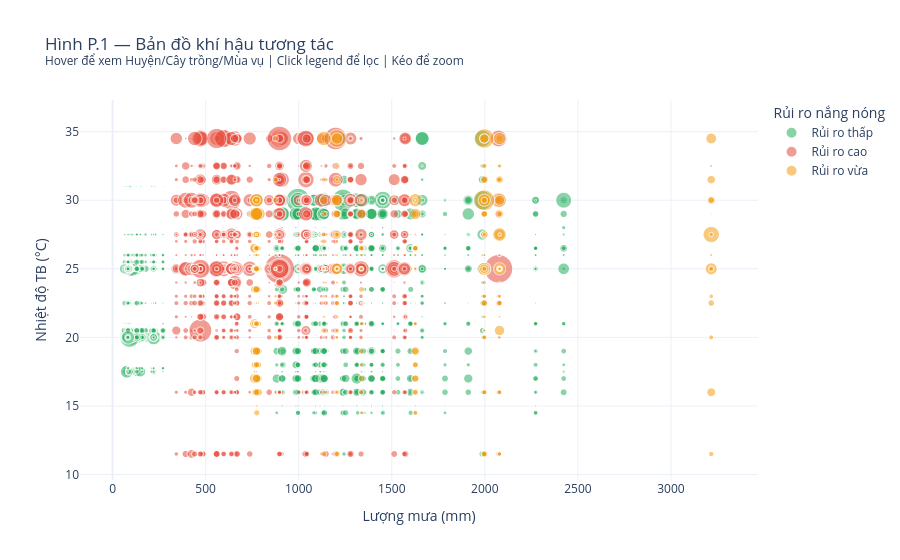

Notebook source saved alongside this figure:
### Markdown cell above
## Phần P — Biểu Đồ Tương Tác (Plotly)

**Mục tiêu:** Chuyển 3 biểu đồ quan trọng sang Plotly để cho phép **hover, lọc, zoom, pan**.  
File HTML được lưu trong thư mục `outputs/` — chèn trực tiếp vào báo cáo HTML.

> **Cài Plotly:** `pip install plotly`  
> Nếu chưa cài, section này sẽ in hướng dẫn và bỏ qua.

### Code cell
# P.1 — Bubble chart tương tác: Lượng mưa × Nhiệt độ × Năng suất × Rủi ro
if HAS_PLOTLY:
    COL_NS_P = "Yield" if "Yield" in df.columns else "Calc_Yield"
    can_p1 = {"Rainfall","Avg Temp","Extreme_Heat_Risk","District","Crop Name",COL_NS_P}
    if kiem_tra_cot(list(can_p1), "P.1", df):
        pld = df[["Rainfall","Avg Temp",COL_NS_P,"Extreme_Heat_Risk","District","Crop Name","Season"]].dropna().copy()
        NHAN_RUI_RO = {"Low Risk":"Rủi ro thấp","Moderate Risk":"Rủi ro vừa",
                       "Medium Risk":"Rủi ro vừa","High Risk":"Rủi ro cao"}
        pld["Mức rủi ro"] = pld["Extreme_Heat_Risk"].map(lambda x: NHAN_RUI_RO.get(x,x))
        MAU_RUI_RO = {"Rủi ro thấp":"#27ae60","Rủi ro vừa":"#f39c12","Rủi ro cao":"#e74c3c"}

        fig_p1 = px.scatter(
            pld, x="Rainfall", y="Avg Temp",
            size=COL_NS_P, size_max=30, color="Mức rủi ro",
            color_discrete_map=MAU_RUI_RO,
            hover_data={"District":True,"Crop Name":True,"Season":True,
                        COL_NS_P:":.2f","Rainfall":":.1f","Avg Temp":":.1f"},
            opacity=0.55,
            title="Hình P.1 — Bản đồ khí hậu tương tác<br>"
                  "<sup>Hover để xem Huyện/Cây trồng/Mùa vụ | Click legend để lọc | Kéo để zoom</sup>",
            labels={"Rainfall":"Lượng mưa (mm)","Avg Temp":"Nhiệt độ TB (°C)",
                    "Mức rủi ro":"Rủi ro nắng nóng", COL_NS_P:"Năng suất (t/ha)"},
            template="plotly_white",
        )
        fig_p1.update_layout(legend=dict(title="Rủi ro nắng nóng"),
                             hoverlabel=dict(bgcolor="white",font_size=11))
        html_p1 = f"{OUTPUT_DIR}/P1_bubble_interactive.html"
        fig_p1.write_html(html_p1, include_plotlyjs="cdn")
        print(f"✅  Hình P.1 đã lưu → {html_p1}")
        fig_p1.show()
else:
    print("ℹ️  Chưa có Plotly — Phần P bị bỏ qua.")
    print("    Cài bằng: pip install plotly")
    print("    Sau đó chạy lại cell này để tạo biểu đồ tương tác.")

### Figure 1 — Plotly figure (JSON) as saved in the notebook; plotly's stock layout.template omitted (floating-point values rounded to 4 significant figures; data arrays with more than 128 entries replaced by an {"elided": "..."} marker saying what was removed)
{"data": [{"customdata": {"elided": "2589x4 mixed values"}, "hovertemplate": "Rủi ro nắng nóng=Rủi ro thấp<br>Lượng mưa (mm)=%{x:.1f}<br>Nhiệt độ TB (°C)=%{y:.1f}<br>Năng suất (t/ha)=%{customdata[3]:.2f}<br>District=%{customdata[0]}<br>Crop Name=%{customdata[1]}<br>Season=%{customdata[2]}<extra></extra>", "legendgroup": "Rủi ro thấp", "marker": {"color": "#27ae60", "opacity": 0.55, "size": {"elided": "2589 float values"}, "sizemode": "area", "sizeref": 0.11, "symbol": "circle"}, "mode": "markers", "name": "Rủi ro thấp", "showlegend": true, "type": "scattergl", "x": {"elided": "2589 float values"}, "xaxis": "x", "y": {"elided": "2589 float values"}, "yaxis": "y"}, {"customdata": {"elided": "1154x4 mixed values"}, "hovertemplate": "Rủi ro nắng nóng=Rủi ro cao<br>Lượng mưa (mm)=%{x:.1f}<br>Nhiệt độ TB (°C)=%{y:.1f}<br>Năng suất (t/ha)=%{customdata[3]:.2f}<br>District=%{customdata[0]}<br>Crop Name=%{customdata[1]}<br>Season=%{customdata[2]}<extra></extra>", "legendgroup": "Rủi ro cao", "marker": {"color": "#e74c3c", "opacity": 0.55, "size": {"elided": "1154 float values"}, "sizemode": "area", "sizeref": 0.11, "symbol": "circle"}, "mode": "markers", "name": "Rủi ro cao", "showlegend": true, "type": "scattergl", "x": {"elided": "1154 float values"}, "xaxis": "x", "y": {"elided": "1154 float values"}, "yaxis": "y"}, {"customdata": {"elided": "435x4 mixed values"}, "hovertemplate": "Rủi ro nắng nóng=Rủi ro vừa<br>Lượng mưa (mm)=%{x:.1f}<br>Nhiệt độ TB (°C)=%{y:.1f}<br>Năng suất (t/ha)=%{customdata[3]:.2f}<br>District=%{customdata[0]}<br>Crop Name=%{customdata[1]}<br>Season=%{customdata[2]}<extra></extra>", "legendgroup": "Rủi ro vừa", "marker": {"color": "#f39c12", "opacity": 0.55, "size": {"elided": "435 float values"}, "sizemode": "area", "sizeref": 0.11, "symbol": "circle"}, "mode": "markers", "name": "Rủi ro vừa", "showlegend": true, "type": "scattergl", "x": {"elided": "435 float values"}, "xaxis": "x", "y": {"elided": "435 float values"}, "yaxis": "y"}], "layout": {"hoverlabel": {"bgcolor": "white", "font": {"size": 11}}, "legend": {"itemsizing": "constant", "title": {"text": "Rủi ro nắng nóng"}, "tracegroupgap": 0}, "title": {"text": "Hình P.1 — Bản đồ khí hậu tương tác<br><sup>Hover để xem Huyện/Cây trồng/Mùa vụ | Click legend để lọc | Kéo để zoom</sup>"}, "xaxis": {"anchor": "y", "domain": [0, 1], "title": {"text": "Lượng mưa (mm)"}}, "yaxis": {"anchor": "x", "domain": [0, 1], "title": {"text": "Nhiệt độ TB (°C)"}}}}
